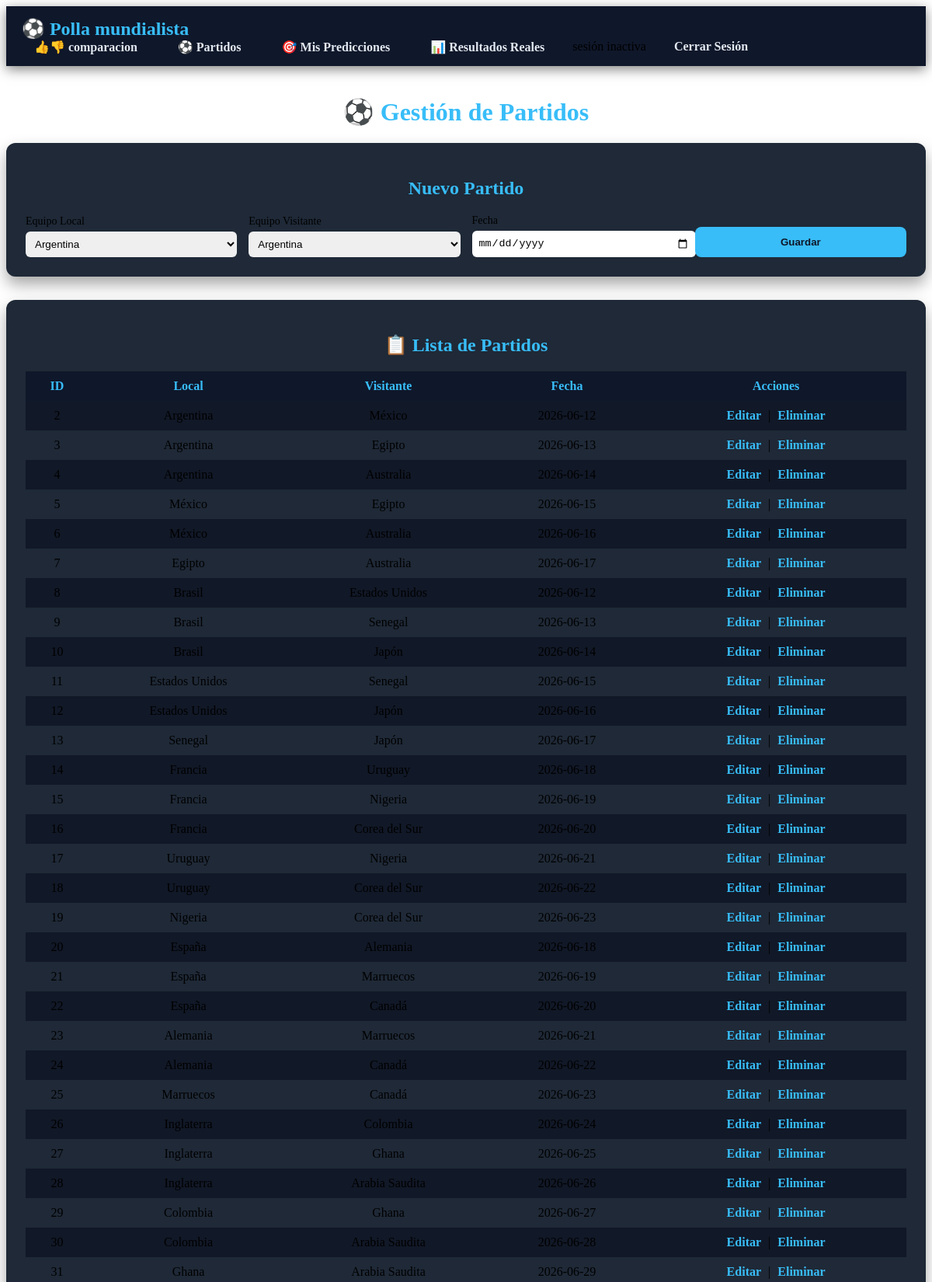
The app's page /auth/recuperar.php?error=1 (upper part) with its own data.
### tables this page shows
CREATE TABLE `partidos` (
  `id` int(11) NOT NULL,
  `equipo_local_id` int(11) NOT NULL,
  `equipo_visitante_id` int(11) NOT NULL,
  `fecha` date NOT NULL
);

CREATE TABLE `equipos` (
  `id` int(11) NOT NULL,
  `nombre` varchar(100) NOT NULL,
  `grupo` char(1) NOT NULL
);

### partidos.php (the view, shortened to what this page needs)
<?php
$pdo = conectarDB();
$editar = null;
$equipos = $pdo->query("SELECT id, nombre FROM equipos")->fetchAll();
?>
</head>
<body>
<?php include 'menu.php'; ?>
<h1>⚽ Gestión de Partidos</h1>
<div class="card">
<h2><?= $editar ? "Editar Partido" : "Nuevo Partido" ?></h2>
<form method="POST">
    <label>
        Equipo Local
        <select name="equipo_local_id" required>
            <?php foreach ($equipos as $e): ?>
                <option value="<?= $e['id'] ?>"
                    <?= isset($editar) && $editar['equipo_local_id']==$e['id'] ? 'selected' : '' ?>>
                    <?= $e['nombre'] ?>
                </option>
            <?php endforeach; ?>
        </select>
    </label>
    <label>
        Equipo Visitante
        <select name="equipo_visitante_id" required>
            <?php foreach ($equipos as $e): ?>
                <option value="<?= $e['id'] ?>"
                    <?= isset($editar) && $editar['equipo_visitante_id']==$e['id'] ? 'selected' : '' ?>>
                    <?= $e['nombre'] ?>
                </option>
            <?php endforeach; ?>
        </select>
    </label>
    <label>
        Fecha
        <input type="date" name="fecha" required value="<?= $editar['fecha'] ?? '' ?>">
    </label>
    <button type="submit" name="guardar">
        <?= $editar ? 'Actualizar' : 'Guardar' ?>
    </button>
</form>
</div>
<div class="card">
<h2>📋 Lista de Partidos</h2>
<table>
<tr>
    <th>ID</th>
    <th>Local</th>
    <th>Visitante</th>
    <th>Fecha</th>
    <th>Acciones</th>
</tr>
<?php
$stmt = $pdo->query(
    "SELECT p.id, el.nombre AS local, ev.nombre AS visitante, p.fecha
     FROM partidos p
     JOIN equipos el ON p.equipo_local_id = el.id
     JOIN equipos ev ON p.equipo_visitante_id = ev.id"
);
while ($row = $stmt->fetch()) {
    echo "<tr>
            <td>{$row['id']}</td>
            <td>{$row['local']}</td>
            <td>{$row['visitante']}</td>
            <td>{$row['fecha']}</td>
            <td class='acciones'>
                <a href='?editar={$row['id']}'>Editar</a> |
                <a href='?eliminar={$row['id']}'
                   onclick='return confirm(\"¿Eliminar este partido?\");'>
                   Eliminar
                </a>
            </td>
          </tr>";
}
?>
</table>
</div>
</body>
</html>

### records on screen
partidos: id "2", equipo_local.nombre "Argentina", equipo_visitante.nombre "México", fecha "2026-06-12"
partidos: id "3", equipo_local.nombre "Argentina", equipo_visitante.nombre "Egipto", fecha "2026-06-13"
partidos: id "4", equipo_local.nombre "Argentina", equipo_visitante.nombre "Australia", fecha "2026-06-14"
partidos: id "5", equipo_local.nombre "México", equipo_visitante.nombre "Egipto", fecha "2026-06-15"
partidos: id "6", equipo_local.nombre "México", equipo_visitante.nombre "Australia", fecha "2026-06-16"
partidos: id "7", equipo_local.nombre "Egipto", equipo_visitante.nombre "Australia", fecha "2026-06-17"
partidos: id "8", equipo_local.nombre "Brasil", equipo_visitante.nombre "Estados Unidos", fecha "2026-06-12"
partidos: id "9", equipo_local.nombre "Brasil", equipo_visitante.nombre "Senegal", fecha "2026-06-13"
partidos: id "10", equipo_local.nombre "Brasil", equipo_visitante.nombre "Japón", fecha "2026-06-14"
partidos: id "11", equipo_local.nombre "Estados Unidos", equipo_visitante.nombre "Senegal", fecha "2026-06-15"
partidos: id "12", equipo_local.nombre "Estados Unidos", equipo_visitante.nombre "Japón", fecha "2026-06-16"
partidos: id "13", equipo_local.nombre "Senegal", equipo_visitante.nombre "Japón", fecha "2026-06-17"
partidos: id "14", equipo_local.nombre "Francia", equipo_visitante.nombre "Uruguay", fecha "2026-06-18"
partidos: id "15", equipo_local.nombre "Francia", equipo_visitante.nombre "Nigeria", fecha "2026-06-19"
partidos: id "16", equipo_local.nombre "Francia", equipo_visitante.nombre "Corea del Sur", fecha "2026-06-20"
partidos: id "17", equipo_local.nombre "Uruguay", equipo_visitante.nombre "Nigeria", fecha "2026-06-21"
partidos: id "18", equipo_local.nombre "Uruguay", equipo_visitante.nombre "Corea del Sur", fecha "2026-06-22"
partidos: id "19", equipo_local.nombre "Nigeria", equipo_visitante.nombre "Corea del Sur", fecha "2026-06-23"
partidos: id "20", equipo_local.nombre "España", equipo_visitante.nombre "Alemania", fecha "2026-06-18"
partidos: id "21", equipo_local.nombre "España", equipo_visitante.nombre "Marruecos", fecha "2026-06-19"
partidos: id "22", equipo_local.nombre "España", equipo_visitante.nombre "Canadá", fecha "2026-06-20"
partidos: id "23", equipo_local.nombre "Alemania", equipo_visitante.nombre "Marruecos", fecha "2026-06-21"
partidos: id "24", equipo_local.nombre "Alemania", equipo_visitante.nombre "Canadá", fecha "2026-06-22"
partidos: id "25", equipo_local.nombre "Marruecos", equipo_visitante.nombre "Canadá", fecha "2026-06-23"
partidos: id "26", equipo_local.nombre "Inglaterra", equipo_visitante.nombre "Colombia", fecha "2026-06-24"
partidos: id "27", equipo_local.nombre "Inglaterra", equipo_visitante.nombre "Ghana", fecha "2026-06-25"
partidos: id "28", equipo_local.nombre "Inglaterra", equipo_visitante.nombre "Arabia Saudita", fecha "2026-06-26"
partidos: id "29", equipo_local.nombre "Colombia", equipo_visitante.nombre "Ghana", fecha "2026-06-27"
partidos: id "30", equipo_local.nombre "Colombia", equipo_visitante.nombre "Arabia Saudita", fecha "2026-06-28"
partidos: id "31", equipo_local.nombre "Ghana", equipo_visitante.nombre "Arabia Saudita", fecha "2026-06-29"

### other values on screen
form field equipo_local_id "Argentina"
form field equipo_visitante_id "Argentina"
